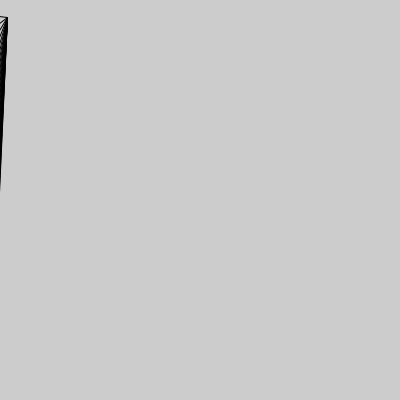
Frame 1 (no input)
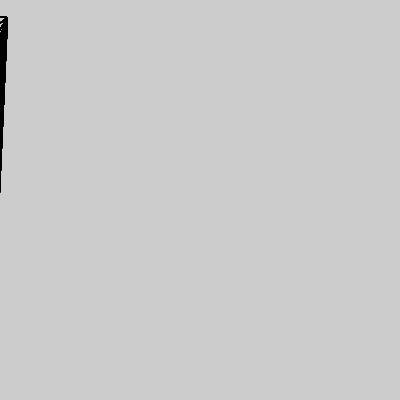
Frame 60 (the mouse pressed at the canvas centre just before this capture)
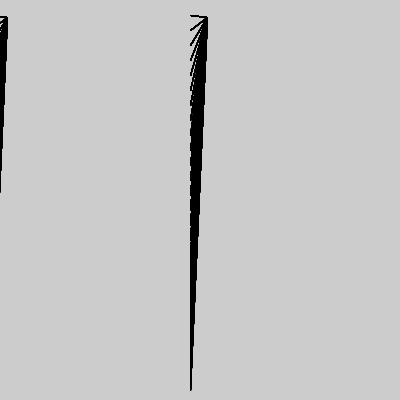
Frame 120 (the mouse held since frame 60 and released just before this capture)

The Processing sketch that drew these frames (run headless with seeded random() and noise(); from frame 60 on, the mouse is pressed at the canvas centre):

// Processing sketch: mateo_julia_wise_pattern_3
// ── mateo_julia_wise_pattern_3.pde
int x=15;

void setup(){
  size(400, 400);
  smooth();
  noFill();
  frameRate(30);
  
  
}//for setup 


void draw(){
  for(int i=10; i<= width - 10; i+= 15){
    for(int x=15; x<=height - 10; x+=30);{
      line(mouseX - 10, i+5, mouseY+7, x+2);
      if(mousePressed);
      
      
      
      
    }//for loop x
  }//for loop i
}//for void draw 
